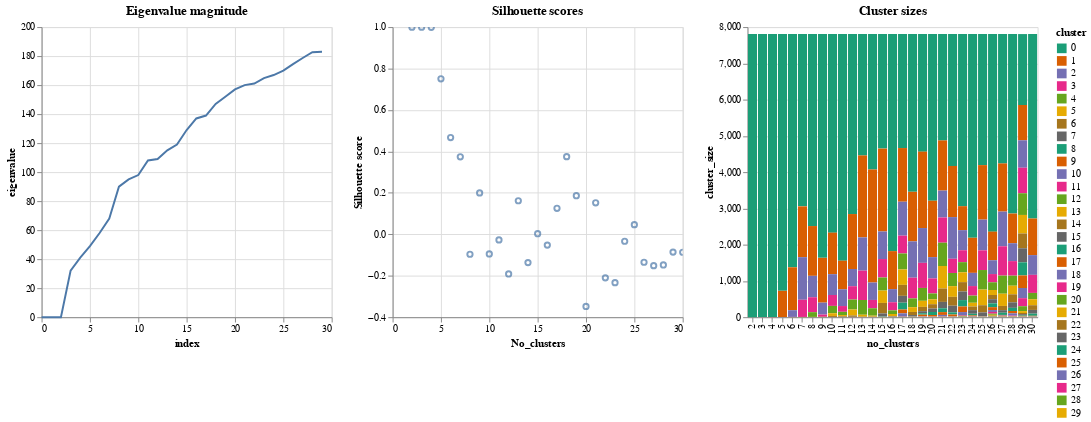

Notebook cell for this chart:
### Code cell
Clustering.plot_cluster_diagnostics(results, sizes, eigvalues)

### Figure 1 — Vega-Lite specification as saved in the notebook (floating-point values rounded to 4 significant figures; data arrays with more than 128 entries replaced by an {"elided": "..."} marker saying what was removed)
{"config": {"view": {"continuousWidth": 400, "continuousHeight": 300}}, "hconcat": [{"data": {"name": "data-7bc347fad5a2af4735ac72b86db2beb3"}, "mark": "line", "encoding": {"x": {"field": "index", "type": "quantitative"}, "y": {"field": "eigenvalue", "type": "quantitative"}}, "title": "Eigenvalue magnitude", "width": 300}, {"data": {"name": "data-6c26c355d23aa95ee48950dd14a414f9"}, "mark": "point", "encoding": {"x": {"field": "No_clusters", "type": "quantitative"}, "y": {"field": "Silhouette score", "type": "quantitative"}}, "selection": {"selector003": {"type": "interval", "bind": "scales", "encodings": ["x", "y"]}}, "title": "Silhouette scores", "width": 300}, {"data": {"name": "data-2c7dd34d0b6bbd12c6a80e6f05463f7e"}, "mark": "bar", "encoding": {"color": {"field": "cluster", "scale": {"scheme": "dark2"}, "type": "ordinal"}, "x": {"field": "no_clusters", "type": "ordinal"}, "y": {"field": "cluster_size", "type": "quantitative"}}, "title": "Cluster sizes", "width": 300}], "$schema": "https://vega.github.io/schema/vega-lite/v4.17.0.json", "datasets": {"data-7bc347fad5a2af4735ac72b86db2beb3": [{"eigenvalue": 1.705e-12, "index": 0}, {"eigenvalue": 3.554e-12, "index": 1}, {"eigenvalue": 3.019e-11, "index": 2}, {"eigenvalue": 32.0, "index": 3}, {"eigenvalue": 41.0, "index": 4}, {"eigenvalue": 48.99, "index": 5}, {"eigenvalue": 58.0, "index": 6}, {"eigenvalue": 68.0, "index": 7}, {"eigenvalue": 89.99, "index": 8}, {"eigenvalue": 95.0, "index": 9}, {"eigenvalue": 97.99, "index": 10}, {"eigenvalue": 108.0, "index": 11}, {"eigenvalue": 109.0, "index": 12}, {"eigenvalue": 115.0, "index": 13}, {"eigenvalue": 119.0, "index": 14}, {"eigenvalue": 129.0, "index": 15}, {"eigenvalue": 137.0, "index": 16}, {"eigenvalue": 139.0, "index": 17}, {"eigenvalue": 147.0, "index": 18}, {"eigenvalue": 152.0, "index": 19}, {"eigenvalue": 157.0, "index": 20}, {"eigenvalue": 160.0, "index": 21}, {"eigenvalue": 161.1, "index": 22}, {"eigenvalue": 164.8, "index": 23}, {"eigenvalue": 166.9, "index": 24}, {"eigenvalue": 170.0, "index": 25}, {"eigenvalue": 174.5, "index": 26}, {"eigenvalue": 178.7, "index": 27}, {"eigenvalue": 182.6, "index": 28}, {"eigenvalue": 183.0, "index": 29}], "data-6c26c355d23aa95ee48950dd14a414f9": [{"No_clusters": 2, "Silhouette score": 0.9997}, {"No_clusters": 3, "Silhouette score": 0.9997}, {"No_clusters": 4, "Silhouette score": 0.9991}, {"No_clusters": 5, "Silhouette score": 0.7505}, {"No_clusters": 6, "Silhouette score": 0.4669}, {"No_clusters": 7, "Silhouette score": 0.374}, {"No_clusters": 8, "Silhouette score": -0.09634}, {"No_clusters": 9, "Silhouette score": 0.1996}, {"No_clusters": 10, "Silhouette score": -0.09501}, {"No_clusters": 11, "Silhouette score": -0.02704}, {"No_clusters": 12, "Silhouette score": -0.1914}, {"No_clusters": 13, "Silhouette score": 0.1619}, {"No_clusters": 14, "Silhouette score": -0.1365}, {"No_clusters": 15, "Silhouette score": 0.002777}, {"No_clusters": 16, "Silhouette score": -0.05229}, {"No_clusters": 17, "Silhouette score": 0.1255}, {"No_clusters": 18, "Silhouette score": 0.3746}, {"No_clusters": 19, "Silhouette score": 0.1863}, {"No_clusters": 20, "Silhouette score": -0.3483}, {"No_clusters": 21, "Silhouette score": 0.152}, {"No_clusters": 22, "Silhouette score": -0.2103}, {"No_clusters": 23, "Silhouette score": -0.2333}, {"No_clusters": 24, "Silhouette score": -0.03355}, {"No_clusters": 25, "Silhouette score": 0.04645}, {"No_clusters": 26, "Silhouette score": -0.1349}, {"No_clusters": 27, "Silhouette score": -0.1515}, {"No_clusters": 28, "Silhouette score": -0.148}, {"No_clusters": 29, "Silhouette score": -0.08587}, {"No_clusters": 30, "Silhouette score": -0.08663}], "data-2c7dd34d0b6bbd12c6a80e6f05463f7e": {"elided": "464 records"}}}
